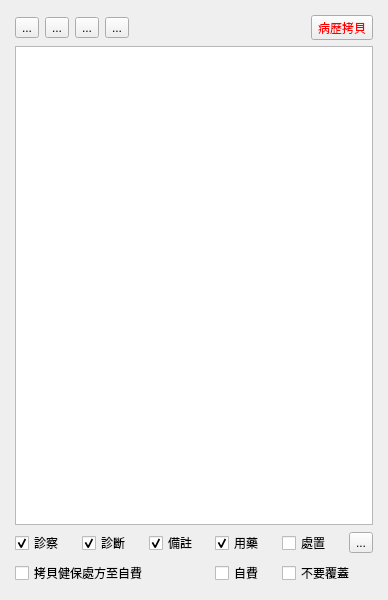
<?xml version="1.0" encoding="UTF-8"?>
<ui version="4.0">
 <class>MainWindow</class>
 <widget class="QMainWindow" name="MainWindow">
  <property name="geometry">
   <rect>
    <x>0</x>
    <y>0</y>
    <width>388</width>
    <height>600</height>
   </rect>
  </property>
  <property name="windowTitle">
   <string>MainWindow</string>
  </property>
  <widget class="QWidget" name="centralwidget">
   <layout class="QVBoxLayout" name="verticalLayout">
    <item>
     <layout class="QGridLayout" name="gridLayout">
      <property name="leftMargin">
       <number>6</number>
      </property>
      <property name="topMargin">
       <number>6</number>
      </property>
      <property name="rightMargin">
       <number>6</number>
      </property>
      <property name="bottomMargin">
       <number>6</number>
      </property>
      <item row="0" column="0">
       <layout class="QHBoxLayout" name="horizontalLayout">
        <item>
         <widget class="QToolButton" name="toolButton_first">
          <property name="text">
           <string>...</string>
          </property>
          <property name="icon">
           <iconset>
            <normaloff>../icons/go-first.svg</normaloff>../icons/go-first.svg</iconset>
          </property>
         </widget>
        </item>
        <item>
         <widget class="QToolButton" name="toolButton_previous">
          <property name="text">
           <string>...</string>
          </property>
          <property name="icon">
           <iconset>
            <normaloff>../icons/go-previous.svg</normaloff>../icons/go-previous.svg</iconset>
          </property>
         </widget>
        </item>
        <item>
         <widget class="QToolButton" name="toolButton_next">
          <property name="text">
           <string>...</string>
          </property>
          <property name="icon">
           <iconset>
            <normaloff>../icons/go-next.svg</normaloff>../icons/go-next.svg</iconset>
          </property>
         </widget>
        </item>
        <item>
         <widget class="QToolButton" name="toolButton_last">
          <property name="text">
           <string>...</string>
          </property>
          <property name="icon">
           <iconset>
            <normaloff>../icons/go-last.svg</normaloff>../icons/go-last.svg</iconset>
          </property>
         </widget>
        </item>
        <item>
         <spacer name="horizontalSpacer">
          <property name="orientation">
           <enum>Qt::Horizontal</enum>
          </property>
          <property name="sizeHint" stdset="0">
           <size>
            <width>40</width>
            <height>20</height>
           </size>
          </property>
         </spacer>
        </item>
        <item>
         <widget class="QToolButton" name="toolButton_copy">
          <property name="styleSheet">
           <string notr="true">color: red</string>
          </property>
          <property name="text">
           <string>病歷拷貝</string>
          </property>
          <property name="icon">
           <iconset>
            <normaloff>../icons/edit-copy.svg</normaloff>../icons/edit-copy.svg</iconset>
          </property>
          <property name="toolButtonStyle">
           <enum>Qt::ToolButtonTextBesideIcon</enum>
          </property>
         </widget>
        </item>
       </layout>
      </item>
      <item row="2" column="0">
       <layout class="QGridLayout" name="gridLayout_2">
        <item row="0" column="1">
         <widget class="QCheckBox" name="checkBox_disease">
          <property name="text">
           <string>診斷</string>
          </property>
          <property name="checked">
           <bool>true</bool>
          </property>
         </widget>
        </item>
        <item row="0" column="4">
         <widget class="QCheckBox" name="checkBox_ins_treat">
          <property name="text">
           <string>處置</string>
          </property>
         </widget>
        </item>
        <item row="0" column="2">
         <widget class="QCheckBox" name="checkBox_remark">
          <property name="text">
           <string>備註</string>
          </property>
          <property name="checked">
           <bool>true</bool>
          </property>
         </widget>
        </item>
        <item row="0" column="5">
         <widget class="QToolButton" name="toolButton_check">
          <property name="text">
           <string>...</string>
          </property>
          <property name="icon">
           <iconset>
            <normaloff>../icons/dialog-apply.svg</normaloff>../icons/dialog-apply.svg</iconset>
          </property>
         </widget>
        </item>
        <item row="0" column="0">
         <widget class="QCheckBox" name="checkBox_diagnostic">
          <property name="text">
           <string>診察</string>
          </property>
          <property name="checked">
           <bool>true</bool>
          </property>
         </widget>
        </item>
        <item row="0" column="3">
         <widget class="QCheckBox" name="checkBox_ins_prescript">
          <property name="text">
           <string>用藥</string>
          </property>
          <property name="checked">
           <bool>true</bool>
          </property>
         </widget>
        </item>
        <item row="1" column="0" colspan="3">
         <widget class="QCheckBox" name="checkBox_copy_to_self">
          <property name="text">
           <string>拷貝健保處方至自費</string>
          </property>
         </widget>
        </item>
        <item row="1" column="3">
         <widget class="QCheckBox" name="checkBox_self_prescript">
          <property name="text">
           <string>自費</string>
          </property>
         </widget>
        </item>
        <item row="1" column="4" colspan="2">
         <widget class="QCheckBox" name="checkBox_not_overwrite">
          <property name="text">
           <string>不要覆蓋</string>
          </property>
         </widget>
        </item>
       </layout>
      </item>
      <item row="1" column="0">
       <widget class="QTextEdit" name="textEdit_past">
        <property name="enabled">
         <bool>true</bool>
        </property>
        <property name="readOnly">
         <bool>true</bool>
        </property>
        <property name="case_key" stdset="0">
         <string/>
        </property>
        <property name="patient_key" stdset="0">
         <string/>
        </property>
        <property name="case_date" stdset="0">
         <string/>
        </property>
       </widget>
      </item>
     </layout>
    </item>
   </layout>
  </widget>
 </widget>
 <resources/>
 <connections/>
</ui>
